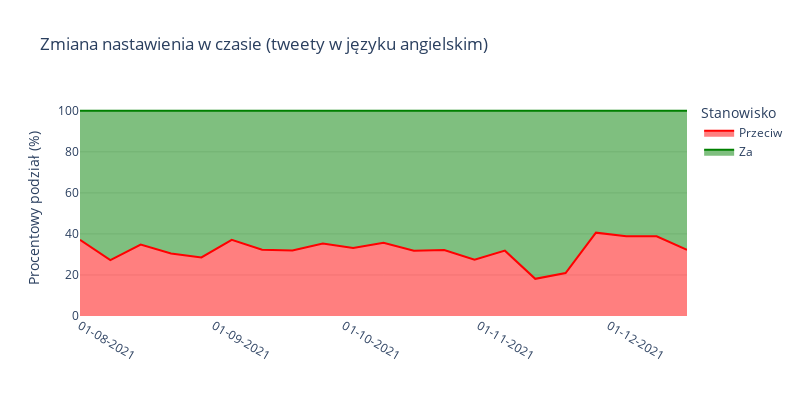

The notebook cell saved with this chart:
### Code cell
print_area(weeks_extreme_en, 'Zmiana nastawienia w czasie (tweety w języku angielskim)', '../../data/charts/perc_en.png')

### Figure 1 — Plotly figure (JSON) as saved in the notebook; plotly's stock layout.template omitted (floating-point values rounded to 4 significant figures)
{"data": [{"hovertemplate": "Stanowisko=Przeciw<br>=%{x}<br>Procentowy podział (%)=%{y}<extra></extra>", "legendgroup": "Przeciw", "line": {"color": "red"}, "marker": {"symbol": "circle"}, "mode": "lines", "name": "Przeciw", "orientation": "v", "showlegend": true, "stackgroup": "1", "type": "scatter", "x": ["2021-08-01T00:00:00", "2021-08-08T00:00:00", "2021-08-15T00:00:00", "2021-08-22T00:00:00", "2021-08-29T00:00:00", "2021-09-05T00:00:00", "2021-09-12T00:00:00", "2021-09-19T00:00:00", "2021-09-26T00:00:00", "2021-10-03T00:00:00", "2021-10-10T00:00:00", "2021-10-17T00:00:00", "2021-10-24T00:00:00", "2021-10-31T00:00:00", "2021-11-07T00:00:00", "2021-11-14T00:00:00", "2021-11-21T00:00:00", "2021-11-28T00:00:00", "2021-12-05T00:00:00", "2021-12-12T00:00:00", "2021-12-19T00:00:00"], "xaxis": "x", "y": [37.14, 27.27, 34.81, 30.45, 28.56, 37.09, 32.33, 31.89, 35.33, 33.14, 35.7, 31.85, 32.17, 27.42, 31.84, 18.12, 20.92, 40.6, 38.92, 38.86, 32.21], "yaxis": "y"}, {"hovertemplate": "Stanowisko=Za<br>=%{x}<br>Procentowy podział (%)=%{y}<extra></extra>", "legendgroup": "Za", "line": {"color": "green"}, "marker": {"symbol": "circle"}, "mode": "lines", "name": "Za", "orientation": "v", "showlegend": true, "stackgroup": "1", "type": "scatter", "x": ["2021-08-01T00:00:00", "2021-08-08T00:00:00", "2021-08-15T00:00:00", "2021-08-22T00:00:00", "2021-08-29T00:00:00", "2021-09-05T00:00:00", "2021-09-12T00:00:00", "2021-09-19T00:00:00", "2021-09-26T00:00:00", "2021-10-03T00:00:00", "2021-10-10T00:00:00", "2021-10-17T00:00:00", "2021-10-24T00:00:00", "2021-10-31T00:00:00", "2021-11-07T00:00:00", "2021-11-14T00:00:00", "2021-11-21T00:00:00", "2021-11-28T00:00:00", "2021-12-05T00:00:00", "2021-12-12T00:00:00", "2021-12-19T00:00:00"], "xaxis": "x", "y": [62.86, 72.73, 65.19, 69.55, 71.44, 62.91, 67.67, 68.11, 64.67, 66.86, 64.3, 68.15, 67.83, 72.58, 68.16, 81.88, 79.08, 59.4, 61.08, 61.14, 67.79], "yaxis": "y"}], "layout": {"height": 400, "legend": {"bgcolor": "rgba(0, 0, 0, 0)", "title": {"text": "Stanowisko"}, "tracegroupgap": 0}, "plot_bgcolor": "rgba(0, 0, 0, 0)", "title": {"text": "Zmiana nastawienia w czasie (tweety w języku angielskim)"}, "width": 800, "xaxis": {"anchor": "y", "domain": [0, 1], "showgrid": false, "tickangle": 30, "tickformat": "%d-%m-%Y", "title": {"text": ""}}, "yaxis": {"anchor": "x", "domain": [0, 1], "gridcolor": "rgba(0, 0, 0, 0.1)", "showgrid": true, "title": {"text": "Procentowy podział (%)"}}}}
